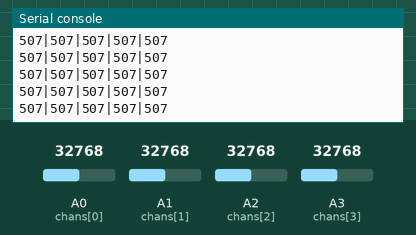
Bench run of a program on a simulated CircuitPython board. Parts: the last lines printed to the serial console. Inputs (shaded band) come from the test bench; at power-on: A0 (chans[0]) = 32768, A1 (chans[1]) = 32768, A2 (chans[2]) = 32768, A3 (chans[3]) = 32768 (analog values on the 0–65535 scale).

Above: at 1.2 s.
1.3 s: A0 (chans[0]) set to 45874
At 1.8 s:
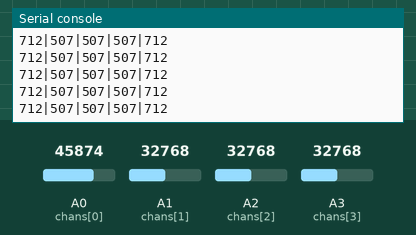
2.8 s: A1 (chans[1]) set to 45874
At 3.3 s:
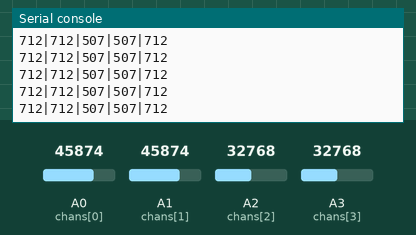
4.3 s: A2 (chans[2]) set to 45874
At 4.9 s:
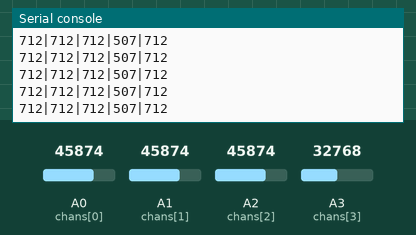
5.8 s: A3 (chans[3]) set to 45874
At 6.3 s:
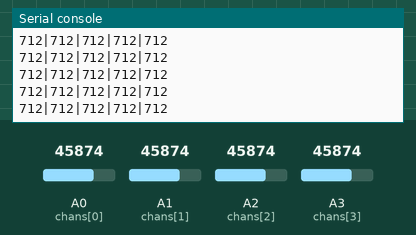
7.3 s: A0 (chans[0]) set to 63568
At 8.4 s:
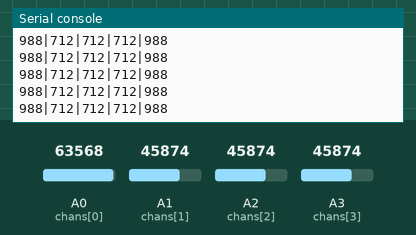
8.8 s: A1 (chans[1]) set to 63568
At 9.6 s:
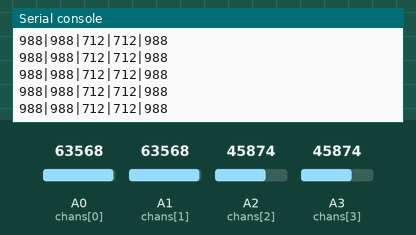
Timing chart, 0 to 11.3 s (numbered marks = the images above; inputs shaded):
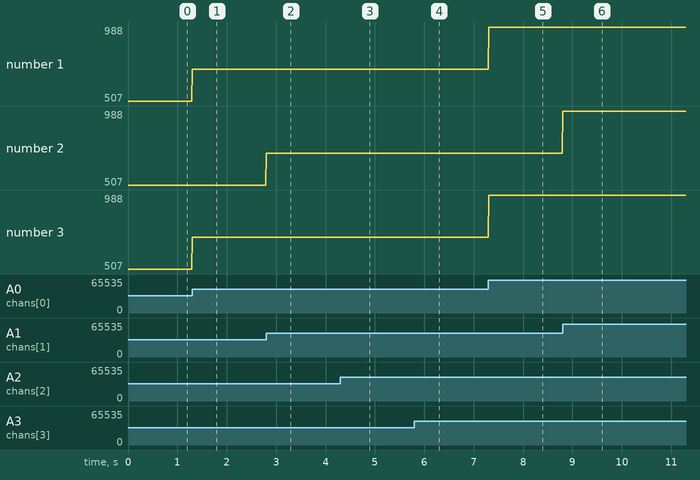

The program:

code.py
```python
# This has to be named code.py to run on the board at boot

import board
import analogio
from time import sleep

# Offset to subtract from the final value of ADC
# Depends on your pots
OFFSET = 4

def main():
    chans = [board.A0, board.A1, board.A2, board.A3]
    adc = [analogio.AnalogIn(chan) for chan in chans]

    while True:
        vals = [chan.value for chan in adc]
        scaled_vals = [int((val / 65535) * 1023 - OFFSET) for val in vals]
        print(f"{scaled_vals[0]}|{scaled_vals[1]}|{scaled_vals[2]}|{scaled_vals[3]}|{scaled_vals[0]}")
        sleep(0.01)

main()
```

Measured:
- after the input at 1.3 s, the serial console: prints a new line at once (image 1)
- after the input at 2.8 s, the serial console: prints a new line at once (image 2)
- after the input at 4.3 s, the serial console: prints a new line at once (image 3)
- after the input at 5.8 s, the serial console: prints a new line at once (image 4)
- after the input at 7.3 s, the serial console: prints a new line at once (image 5)
- after the input at 8.8 s, the serial console: prints a new line at once (image 6)
- plotted number 1: 507 → 712 after the input at 1.3 s, 712 → 988 after the input at 7.3 s
- plotted number 3: 507 → 712 after the input at 1.3 s, 712 → 988 after the input at 7.3 s
